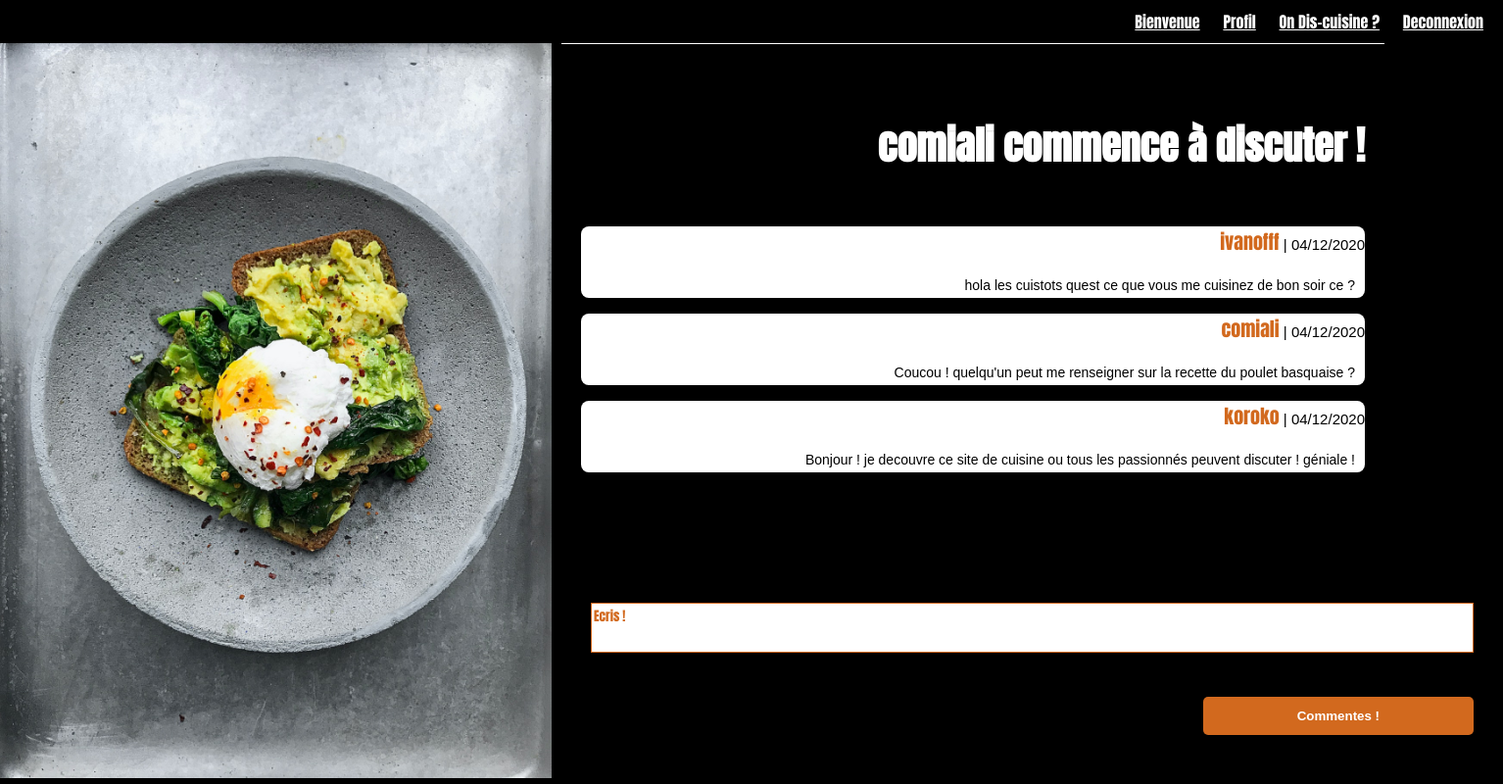
/pages/discussion.php (signed in), run on the app's committed database.
### tables this page shows
CREATE TABLE `utilisateurs` (
  `id` int(11) NOT NULL,
  `login` varchar(255) NOT NULL,
  `password` varchar(255) NOT NULL
);

CREATE TABLE `messages` (
  `id` int(11) NOT NULL,
  `message` varchar(140) NOT NULL,
  `id_utilisateur` int(11) NOT NULL,
  `date` date NOT NULL
);

### pages/discussion.php (the view, shortened to what this page needs)
<?php
require ('../config/functions.php');
if (is_loggedin())
{
    $bdd = db();
    $req = $bdd->prepare("SELECT * FROM utilisateurs WHERE id = ? ");
    $req->execute(array($_SESSION["id"]));
    $users=$req->fetch(PDO::FETCH_ASSOC);
}
else
{
    redirect('connexion.php');
}
?>
<!DOCTYPE html>
<html lang="fr">
<head>
    <link rel="stylesheet" href="../css/index.css" />
</head>
<body class="body5">
<header>
    <nav class="nav">
        <a href='profil-index.php'>Bienvenue</a>
        <a href='profil.php'>Profil</a>
        <a href='discussion.php'> On Dis-cuisine ?</a>
        <a href='deconnexion.php'>Deconnexion</a>
    </nav>
</header>
<main>
    <section class="flex1">
        <img src="../images/pexels.jpg" alt="chat">
        <article>
            <article class="scroll">
                <h1><?php echo $users['login'] ." ". "commence à discuter !"; ?> </h1>
                <?php
                $req = $bdd->prepare("SELECT messages.message, messages.date, utilisateurs.login FROM messages INNER JOIN utilisateurs WHERE messages.id_utilisateur = utilisateurs.id ORDER BY messages.id DESC");
                $req->execute();
                $resultat = $req->fetchAll(PDO::FETCH_ASSOC);
                foreach  ($resultat as $row)
                {
                    $date=date('d/m/Y', strtotime($row["date"]));
                    echo "<div class='background'>";
                    echo '<div><p><span>'.$row['login'].'</span>' . '<span class="date"> | '. $date . ' </span><br></p></div>';
                    echo '<div class="message">'. $row['message']  .'</div>';
                    echo "</div>";
                }
                ?>
            </article>
            <article>
                <form class="form_discussion" method="post" action="discussion.php">
                    <div>
                        <div>
                            <textarea id="description" name="description" rows="3" cols="110" placeholder="Ecris !" ></textarea>
                        </div>
                        <input class="submit1" type="submit" name="submit" value="Commentes !">
                    </div>
                </form>
            </article>
        </article>
    </section>
</main>
</body>
</html>

### css/index.css (style rules this page uses)
.article h1, .article a, .nav, .nav1, .nav2 { padding: 10px; }
.nav a { padding: 10px; color: white; }
input { margin: 10px; }
.flex1 { display: flex; flex-direction: row; justify-content: space-between; text-align: right; }
.flex1 img { height: 750px; }
.scroll { height: 500px; width: 800px; overflow-y: scroll; background-color: black; padding: 20px; border-top: 1px solid white; }
.date { color: black; font-size: 15px; font-family: 'Dosis', sans-serif; }
span { color: chocolate; font-size: 20px; }
.scroll h1 { font-size: 40px; }
.body5 { margin: 0; height: 100vh; background-color: black; display: flex; flex-direction: column; justify-content: space-between; text-align: right; color: white; font-family: 'Anton', sans-serif; }
.form_discussion { padding: 20px; }
.background { background-color: white; border-radius: 8px; }
.message { font-size: 14px; padding: 5px; margin: 5px; color: black; font-family: 'Dosis', sans-serif; }
textarea { resize: none; border: 1px solid chocolate; margin: 10px; font-family: 'Dosis', sans-serif; }
textarea::placeholder { color: chocolate; font-family: 'Anton', sans-serif; }
.submit1 { border: none; padding: 12px; color: white; font-weight: bold; background-color: chocolate; width: 30%; margin-right: 10px; border-radius: 5px; }
input { margin: 30px; background: none; border: none; border-bottom: 2px solid white; width: 70%; color: white; resize: none; font-family: 'Montserrat', sans-serif; }
input::placeholder { color: white; font-size: 16px; font-weight: bold; }

### data on the page
utilisateurs: login "comiali"
messages: id_utilisateur.login "ivanofff", date "04/12/2020", message "hola les cuistots quest ce que vous me cuisinez de bon soir ce ?"
messages: id_utilisateur.login "comiali", date "04/12/2020", message "Coucou ! quelqu'un peut me renseigner sur la recette du poulet basquaise ?"
messages: id_utilisateur.login "koroko", date "04/12/2020", message "Bonjour ! je decouvre ce site de cuisine ou tous les passionnés peuvent discuter ! géniale !"
